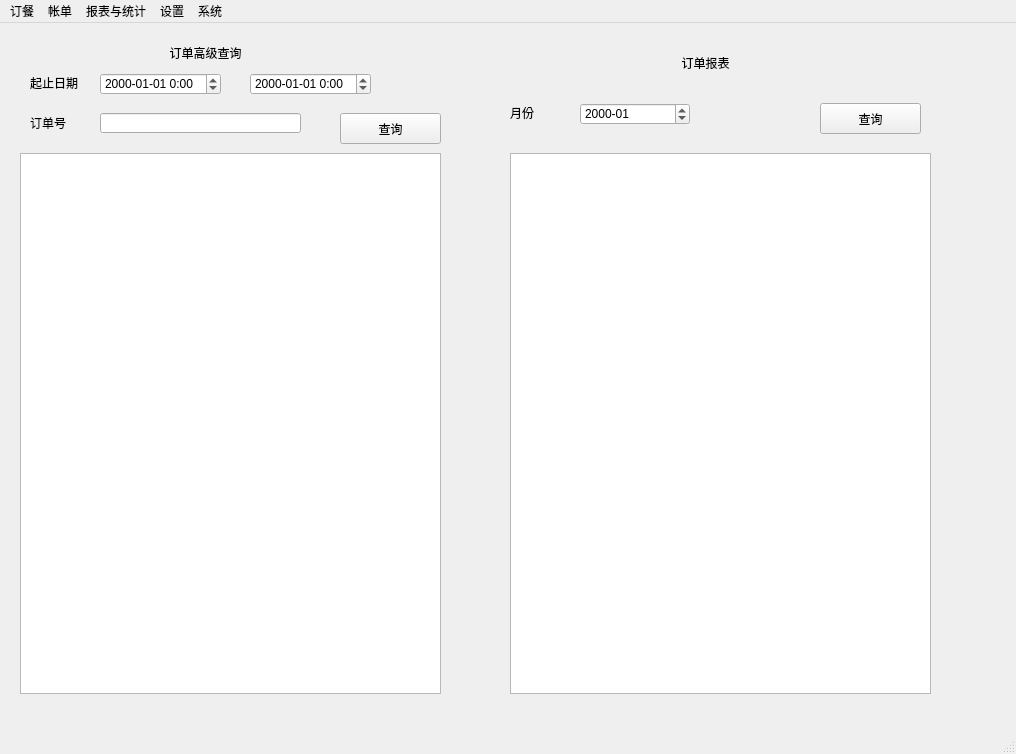
<?xml version="1.0" encoding="UTF-8"?>
<ui version="4.0">
 <class>MainWindow</class>
 <widget class="QMainWindow" name="MainWindow">
  <property name="geometry">
   <rect>
    <x>0</x>
    <y>0</y>
    <width>1016</width>
    <height>754</height>
   </rect>
  </property>
  <property name="windowTitle">
   <string>宾馆餐饮管理系统</string>
  </property>
  <widget class="QWidget" name="centralwidget">
   <widget class="QWidget" name="widget_report_query" native="true">
    <property name="geometry">
     <rect>
      <x>10</x>
      <y>10</y>
      <width>451</width>
      <height>671</height>
     </rect>
    </property>
    <widget class="QLabel" name="label_47">
     <property name="geometry">
      <rect>
       <x>20</x>
       <y>80</y>
       <width>71</width>
       <height>20</height>
      </rect>
     </property>
     <property name="text">
      <string>订单号</string>
     </property>
    </widget>
    <widget class="QLineEdit" name="input_order_no">
     <property name="geometry">
      <rect>
       <x>90</x>
       <y>80</y>
       <width>201</width>
       <height>20</height>
      </rect>
     </property>
     <property name="text">
      <string/>
     </property>
    </widget>
    <widget class="QDateTimeEdit" name="input_begin_date">
     <property name="enabled">
      <bool>true</bool>
     </property>
     <property name="geometry">
      <rect>
       <x>90</x>
       <y>40</y>
       <width>121</width>
       <height>22</height>
      </rect>
     </property>
     <property name="displayFormat">
      <string>yyyy-MM-dd H:mm</string>
     </property>
    </widget>
    <widget class="QLabel" name="label_48">
     <property name="geometry">
      <rect>
       <x>20</x>
       <y>40</y>
       <width>71</width>
       <height>20</height>
      </rect>
     </property>
     <property name="text">
      <string>起止日期</string>
     </property>
    </widget>
    <widget class="QTableView" name="table_order_query">
     <property name="geometry">
      <rect>
       <x>10</x>
       <y>120</y>
       <width>421</width>
       <height>541</height>
      </rect>
     </property>
    </widget>
    <widget class="QPushButton" name="btn_order_query">
     <property name="geometry">
      <rect>
       <x>330</x>
       <y>80</y>
       <width>101</width>
       <height>31</height>
      </rect>
     </property>
     <property name="text">
      <string>查询</string>
     </property>
    </widget>
    <widget class="QDateTimeEdit" name="input_end_date">
     <property name="enabled">
      <bool>true</bool>
     </property>
     <property name="geometry">
      <rect>
       <x>240</x>
       <y>40</y>
       <width>121</width>
       <height>22</height>
      </rect>
     </property>
     <property name="displayFormat">
      <string>yyyy-MM-dd H:mm</string>
     </property>
    </widget>
    <widget class="QLabel" name="label_49">
     <property name="geometry">
      <rect>
       <x>100</x>
       <y>10</y>
       <width>191</width>
       <height>20</height>
      </rect>
     </property>
     <property name="text">
      <string>订单高级查询</string>
     </property>
     <property name="alignment">
      <set>Qt::AlignCenter</set>
     </property>
    </widget>
   </widget>
   <widget class="QWidget" name="widget_report_month" native="true">
    <property name="geometry">
     <rect>
      <x>500</x>
      <y>10</y>
      <width>451</width>
      <height>671</height>
     </rect>
    </property>
    <widget class="QLabel" name="label_50">
     <property name="geometry">
      <rect>
       <x>10</x>
       <y>70</y>
       <width>71</width>
       <height>20</height>
      </rect>
     </property>
     <property name="text">
      <string>月份</string>
     </property>
    </widget>
    <widget class="QTableView" name="table_order_report">
     <property name="geometry">
      <rect>
       <x>10</x>
       <y>120</y>
       <width>421</width>
       <height>541</height>
      </rect>
     </property>
    </widget>
    <widget class="QPushButton" name="btn_order_report">
     <property name="geometry">
      <rect>
       <x>320</x>
       <y>70</y>
       <width>101</width>
       <height>31</height>
      </rect>
     </property>
     <property name="text">
      <string>查询</string>
     </property>
    </widget>
    <widget class="QDateEdit" name="input_month">
     <property name="geometry">
      <rect>
       <x>80</x>
       <y>70</y>
       <width>110</width>
       <height>22</height>
      </rect>
     </property>
     <property name="displayFormat">
      <string>yyyy-MM</string>
     </property>
    </widget>
    <widget class="QLabel" name="label_51">
     <property name="geometry">
      <rect>
       <x>110</x>
       <y>20</y>
       <width>191</width>
       <height>20</height>
      </rect>
     </property>
     <property name="text">
      <string>订单报表</string>
     </property>
     <property name="alignment">
      <set>Qt::AlignCenter</set>
     </property>
    </widget>
   </widget>
  </widget>
  <widget class="QStatusBar" name="statusbar"/>
  <widget class="QMenuBar" name="menubar">
   <property name="geometry">
    <rect>
     <x>0</x>
     <y>0</y>
     <width>1016</width>
     <height>23</height>
    </rect>
   </property>
   <widget class="QMenu" name="menu">
    <property name="title">
     <string>订餐</string>
    </property>
    <addaction name="actionSchedule"/>
    <addaction name="actionTable"/>
   </widget>
   <widget class="QMenu" name="menu_2">
    <property name="title">
     <string>帐单</string>
    </property>
    <addaction name="actionOrderNew"/>
    <addaction name="actionOrderList"/>
   </widget>
   <widget class="QMenu" name="menu_4">
    <property name="title">
     <string>报表与统计</string>
    </property>
    <addaction name="actionOrderQuery"/>
    <addaction name="actionAccountReport"/>
   </widget>
   <widget class="QMenu" name="menu_5">
    <property name="title">
     <string>设置</string>
    </property>
    <addaction name="actionUserList"/>
    <addaction name="actionTableList"/>
    <addaction name="actionFoodList"/>
   </widget>
   <widget class="QMenu" name="menu_6">
    <property name="title">
     <string>系统</string>
    </property>
    <addaction name="actionExit"/>
    <addaction name="actionHelp"/>
   </widget>
   <addaction name="menu"/>
   <addaction name="menu_2"/>
   <addaction name="menu_4"/>
   <addaction name="menu_5"/>
   <addaction name="menu_6"/>
  </widget>
  <action name="actionSchedule">
   <property name="text">
    <string>预定</string>
   </property>
  </action>
  <action name="actionTable">
   <property name="text">
    <string>桌台</string>
   </property>
  </action>
  <action name="actionOrderNew">
   <property name="text">
    <string>点单</string>
   </property>
  </action>
  <action name="actionOrderList">
   <property name="text">
    <string>结算</string>
   </property>
  </action>
  <action name="actionOrderQuery">
   <property name="text">
    <string>高级查询</string>
   </property>
  </action>
  <action name="actionAccountReport">
   <property name="text">
    <string>报表</string>
   </property>
  </action>
  <action name="actionUserList">
   <property name="text">
    <string>员工管理</string>
   </property>
  </action>
  <action name="actionTableList">
   <property name="text">
    <string>桌台管理</string>
   </property>
  </action>
  <action name="actionFoodList">
   <property name="text">
    <string>菜单管理</string>
   </property>
  </action>
  <action name="actionExit">
   <property name="text">
    <string>退出</string>
   </property>
  </action>
  <action name="actionHelp">
   <property name="text">
    <string>帮助</string>
   </property>
  </action>
 </widget>
 <resources/>
 <connections/>
</ui>
